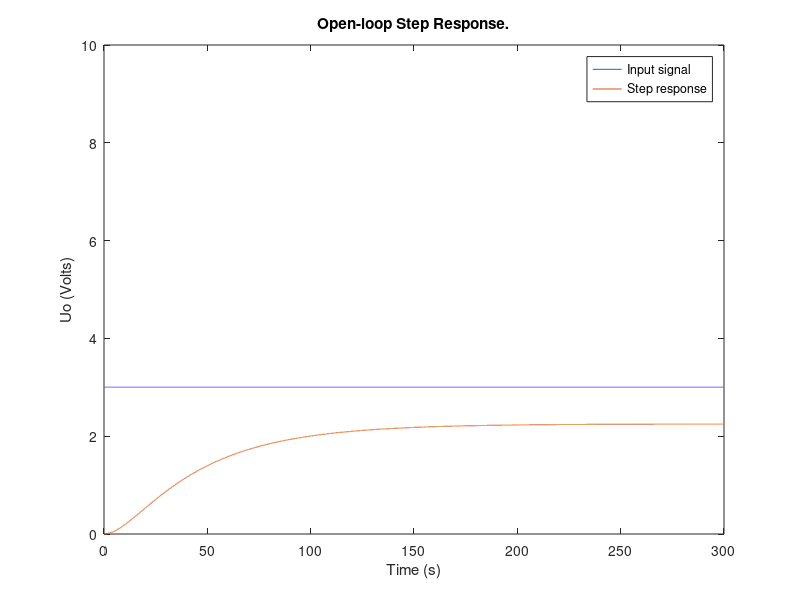
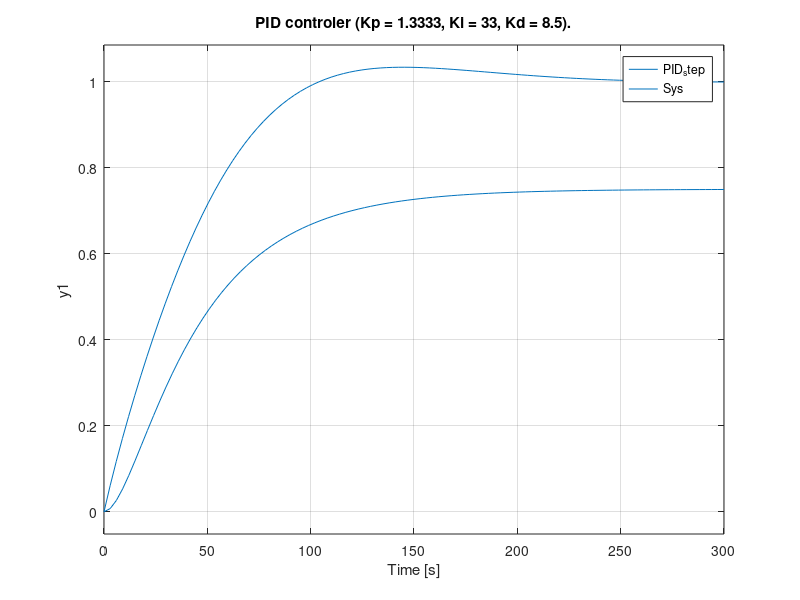
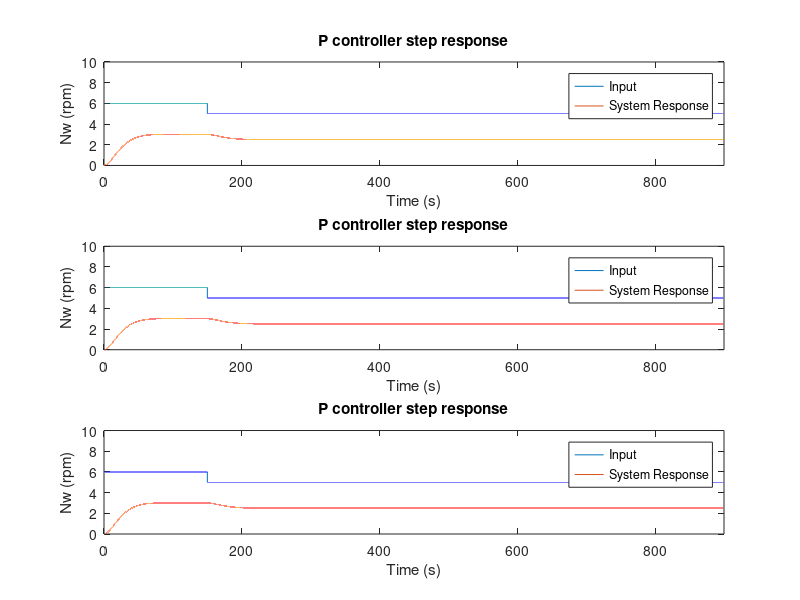

Here is the MATLAB script that generated these plots, in order:
close all;
clear all;
pkg load control
pkg load signal
clc



Ks = 0.75;
Tg = 50;
Tu = 5;

T1 = 10;
T2 = 40;
Tsum = T1 + T2;

sys  = Ks * tf(1, [T1 1]) * tf(1, [T2 1])

%D1
figure('Name','Transfer function')
% [y,t] = step(sys);
t=0:0.01:300;
for k=1:length(t)
    if(t(k)<0)
        y(k) = 0;
    else
        y(k) = 3;
    end
end
plot(t, y);
hold on
st = lsim(sys,y,t);
plot(t, st);
title('Open-loop Step Response.');
ylabel('Uo (Volts)');
xlabel('Time (s)'); 
legend('Input signal', 'Step response')
axis([0 300 0 10])
hold off

%D2

%% ********* Tsum method ***********
fprintf('\n\t\t20 percent overshoot\n');
        %p controller
%///Parameters
Kp1 = 1/Ks;
%\\\
PID_controller = pidstd(Kp1);
tf(PID_controller)
m1 = feedback(PID_controller*sys,1)
%plots
figure('name', 'Tsum method')
subplot(3,1,1),
step(m1); 
hold on;
step(sys);
title(['P controler (Kp = ' num2str(Kp1) ').']);
legend('P_step','Sys');


        %pi controller
%///Parameters
Kp2 = 0.5 / Ks;
Ti1 = 0.5 * Tsum;
%\\\
PID_controller = pidstd(Kp2, Ti1);
tf(PID_controller)
m2 = feedback(PID_controller*sys,1)
%plots
subplot(3,1,2),
step(m2); 
hold on; 
step(sys);
title(['PI controler (Kp = ' num2str(Kp2) ', Ki = ' num2str(Ti1) ').']);
legend('PI_step','Sys');


        %pid controller
%///Parameters
Kp3 = 1 / Ks;
Ti2 = 0.66 * Tsum;
Td = 0.17 * Tsum;
%\\\
PID_controller = pidstd(Kp3, Ti2, Td);
tf(PID_controller)
m3 = feedback(PID_controller*sys,1)
%plots
subplot(3,1,3),
step(m3); 
hold on; 
step(sys);
title(['PID controler (Kp = ' num2str(Kp3) ', Ki = ' num2str(Ti2) ', Kd = ' num2str(Td) ').']);
legend('PID_step','Sys');


t1=0:0.01:900;
for k=1:length(t1)
    if(t1(k)<0)
        y1(k) = 5;
    elseif(t1(k)>=0 && t1(k)<=150)
        y1(k) = 6;
    else
        y1(k) = 5;
    end
end
figure('Name','Step response')
subplot(3,1,1),
plot(t1, y1)
axis([0 900 0 10])
hold on
resp = lsim(m1,y1,t1);
plot(t1, resp) 
title('P controller step response')
legend('Input', 'System Response')
xlabel('Time (s)'); 
ylabel('Nw (rpm)'); 
e = resp - (y1.');
% Errors
iea = trapz(t1,abs(e));          % IAE trapz=numerical integration 
ise = trapz(t1,e.^2);            % ISE 
itae = trapz(t1, t1'.*abs(e));     % ITAE
itse = trapz(t1,t1'.*(e.^2));      % ITSE


subplot(3,1,2),
plot(t1, y1)
axis([0 900 0 10])
hold on
resp = lsim(m1,y1,t1);
plot(t1, resp) 
title('P controller step response')
legend('Input', 'System Response')
xlabel('Time (s)'); 
ylabel('Nw (rpm)'); 
e = resp - (y1.');
% Errors
iea = trapz(t1,abs(e));          % IAE trapz=numerical integration 
ise = trapz(t1,e.^2);            % ISE 
itae = trapz(t1, t1'.*abs(e));     % ITAE
itse = trapz(t1,t1'.*(e.^2));      % ITSE

subplot(3,1,3),
plot(t1, y1)
axis([0 900 0 10])
hold on
resp = lsim(m1,y1,t1);
plot(t1, resp) 
title('P controller step response')
legend('Input', 'System Response')
xlabel('Time (s)'); 
ylabel('Nw (rpm)'); 
e = resp - (y1.');
% Errors
iea = trapz(t1,abs(e));          % IAE trapz=numerical integration 
ise = trapz(t1,e.^2);            % ISE 
itae = trapz(t1, t1'.*abs(e));     % ITAE
itse = trapz(t1,t1'.*(e.^2));      % ITSE
